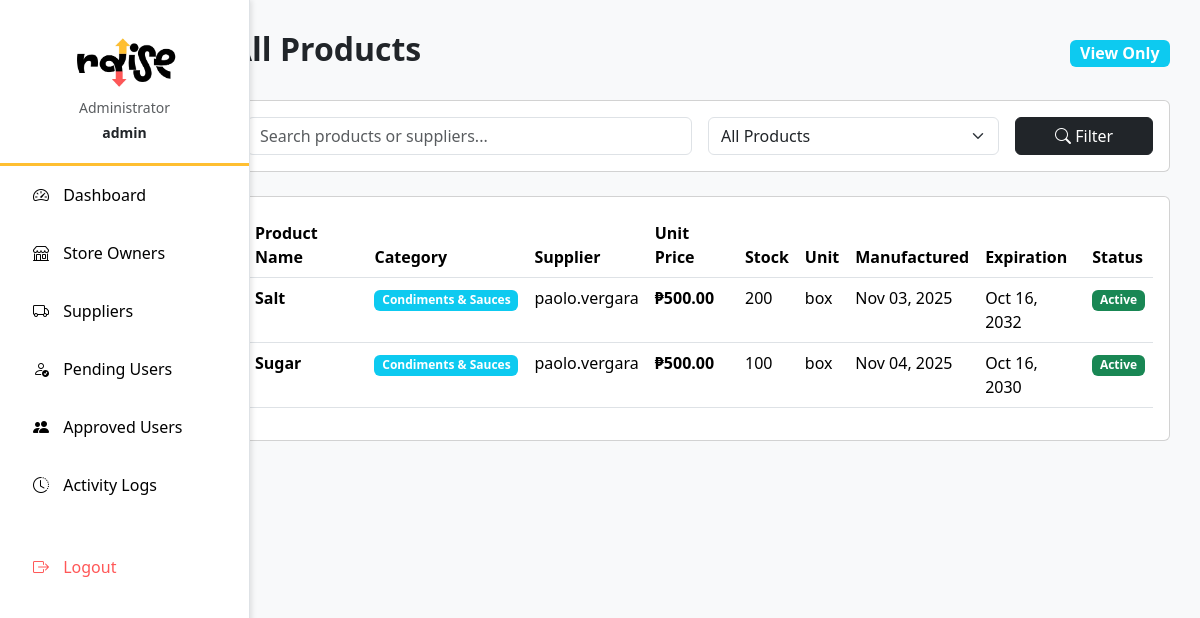
/sysadmin/products/ (signed in), run on the app's committed database.
### myapp/models.py (models this page shows, shortened)
class SupplierProduct(models.Model):
    CATEGORY_CHOICES = [
        ('beverages', 'Beverages'),
        ('canned_goods', 'Canned Goods'),
        ('condiments', 'Condiments & Sauces'),
        ('dairy', 'Dairy Products'),
        ('snacks', 'Snacks & Chips'),
        ('instant_noodles', 'Instant Noodles'),
        ('rice_grains', 'Rice & Grains'),
        ('cooking_oil', 'Cooking Oil'),
        ('personal_care', 'Personal Care'),
        ('household', 'Household Items'),
        ('frozen', 'Frozen Foods'),
        ('bread_bakery', 'Bread & Bakery'),
        ('candy_sweets', 'Candy & Sweets'),
        ('cigarettes', 'Cigarettes & Tobacco'),
        ('other', 'Other'),
    ]
    UNIT_CHOICES = [
        ('pcs', 'Pieces'),
        ('pack', 'Pack'),
        ('box', 'Box'),
        ('kg', 'Kilogram'),
        ('g', 'Gram'),
        ('liter', 'Liter'),
        ('ml', 'Milliliter'),
        ('bottle', 'Bottle'),
        ('can', 'Can'),
        ('sachet', 'Sachet'),
        ('bag', 'Bag'),
        ('sack', 'Sack'),
        ('dozen', 'Dozen'),
    ]
    supplier = models.ForeignKey(User, on_delete=models.CASCADE, related_name='supplier_products')
    name = models.CharField(max_length=200)
    category = models.CharField(max_length=50, choices=CATEGORY_CHOICES, default='other')
    description = models.TextField(blank=True)
    unit_price = models.DecimalField(max_digits=10, decimal_places=2)
    available_stock = models.IntegerField(default=0)
    minimum_order_quantity = models.IntegerField(default=1)
    unit = models.CharField(max_length=50, choices=UNIT_CHOICES, default='pcs')
    manufactured_date = models.DateField(null=True, blank=True, help_text="Date when the product was manufactured")
    expiration_date = models.DateField(null=True, blank=True, help_text="Date when the product expires")
    is_active = models.BooleanField(default=True)
    low_stock_threshold = models.IntegerField(default=10)
    created_at = models.DateTimeField(auto_now_add=True)
    updated_at = models.DateTimeField(auto_now=True)
    def is_expired(self):
        if self.expiration_date:
            from django.utils import timezone
            return timezone.now().date() > self.expiration_date
        return False
    def days_until_expiration(self):
        if self.expiration_date:
            from django.utils import timezone
            today = timezone.now().date()
            if self.expiration_date >= today:
                return (self.expiration_date - today).days
            else:
                return 0  # Already expired
        return None
    def is_near_expiration(self, days_threshold=7):
        days_left = self.days_until_expiration()
        if days_left is not None:
            return days_left <= days_threshold
        return False
    class Meta:
        ordering = ['name']
        unique_together = ['supplier', 'name']

### myapp/admin_views.py (the view)
    def wrapper(request, *args, **kwargs):
        if not request.user.is_authenticated:
            return redirect('login')
        if not request.user.is_superuser:
            messages.error(request, "Access denied. Admin account required.")
            return redirect('landing')
        return view_func(request, *args, **kwargs)

### myapp/admin_views.py (called while the page is built)
def admin_required(view_func):
    def wrapper(request, *args, **kwargs):
        if not request.user.is_authenticated:
            return redirect('login')
        if not request.user.is_superuser:
            messages.error(request, "Access denied. Admin account required.")
            return redirect('landing')
        return view_func(request, *args, **kwargs)
    return wrapper

@admin_required
def admin_products_list(request):
    products = SupplierProduct.objects.select_related('supplier').all()
    search = request.GET.get('search', '')
    if search:
        products = products.filter(
            Q(name__icontains=search) |
            Q(supplier__first_name__icontains=search) |
            Q(supplier__username__icontains=search)
        )
    status = request.GET.get('status', '')
    if status == 'active':
        products = products.filter(is_active=True)
    elif status == 'inactive':
        products = products.filter(is_active=False)
    context = {
        'products': products,
        'search': search,
        'status': status,
    }
    return render(request, 'admin/products_list.html', context)

### myapp/context_processors.py (called while the page is built)
def notifications_context(request):
    if request.user.is_authenticated:
        return {
            'unread_notifications_count': get_unread_notification_count(request.user),
            'unread_messages_count': get_unread_message_count(request.user),
        }
    return {
        'unread_notifications_count': 0,
        'unread_messages_count': 0,
    }

### myapp/notifications.py (called while the page is built)
def get_unread_notification_count(user):
    return Notification.objects.filter(recipient=user, is_read=False).count()

def get_unread_message_count(user):
    return Message.objects.filter(recipient=user, is_read=False).count()

### myapp/templates/admin/products_list.html (shortened to what this page needs)
{% extends 'admin/base_new.html' %}
{% block content %}
<div class="d-flex justify-content-between align-items-center mb-4">
  <h2 class="fw-bold">All Products</h2>
  <span class="badge bg-info fs-6">View Only</span>
</div>
<div class="card mb-4">
  <div class="card-body">
    <form method="GET" class="row g-3">
      <div class="col-md-6">
        <input type="text" name="search" class="form-control" placeholder="Search products or suppliers..." value="{{ search }}">
      </div>
      <div class="col-md-4">
        <select name="status" class="form-select">
          <option value="">All Products</option>
        </select>
      </div>
      <div class="col-md-2">
        <button type="submit" class="btn btn-dark w-100">
          <i class="bi bi-search"></i> Filter
        </button>
      </div>
    </form>
  </div>
</div>
<div class="card">
  <div class="card-body">
    {% if products %}
      <div class="table-responsive">
        <table class="table table-hover">
          <thead>
            <tr>
              <th>Product Name</th>
              <th>Category</th>
              <th>Supplier</th>
              <th>Unit Price</th>
              <th>Stock</th>
              <th>Unit</th>
              <th>Manufactured</th>
              <th>Expiration</th>
              <th>Status</th>
            </tr>
          </thead>
          <tbody>
            {% for product in products %}
            <tr>
              <td><strong>{{ product.name }}</strong></td>
              <td><span class="badge bg-info">{{ product.get_category_display }}</span></td>
              <td>{{ product.supplier.username }}</td>
              <td><strong>₱{{ product.unit_price|floatformat:2 }}</strong></td>
              <td>{{ product.available_stock }}</td>
              <td>{{ product.unit }}</td>
              <td>
                {% if product.manufactured_date %}
                  {{ product.manufactured_date|date:"M d, Y" }}
                {% else %}
                  <span class="text-muted">-</span>
                {% endif %}
              </td>
              <td>
                {% if product.expiration_date %}
                  {% if product.is_expired %}
                    <span class="badge bg-danger">Expired {{ product.expiration_date|date:"M d, Y" }}</span>
                  {% elif product.is_near_expiration %}
                    <span class="badge bg-warning text-dark">{{ product.expiration_date|date:"M d, Y" }}</span>
                  {% else %}
                    {{ product.expiration_date|date:"M d, Y" }}
                  {% endif %}
                {% else %}
                  <span class="text-muted">-</span>
                {% endif %}
              </td>
              <td>
                {% if product.is_active %}
                  <span class="badge bg-success">Active</span>
                {% else %}
                  <span class="badge bg-secondary">Inactive</span>
                {% endif %}
              </td>
            </tr>
            {% endfor %}
          </tbody>
        </table>
      </div>
    {% else %}
      <div class="text-center py-5">
        <i class="bi bi-box-seam text-muted" style="font-size: 4rem;"></i>
        <h4 class="text-muted mt-3">No Products</h4>
        <p class="text-muted">Products will appear here when suppliers add them.</p>
      </div>
    {% endif %}
  </div>
</div>
{% endblock %}

### myapp/templates/admin/base_new.html (shortened to what this page needs)
{% load static %}
<!DOCTYPE html>
<html lang="en">
<head>
  <link href="https://cdn.jsdelivr.net/npm/bootstrap@5.3.3/dist/css/bootstrap.min.css" rel="stylesheet">
  <link href="https://cdn.jsdelivr.net/npm/bootstrap-icons@1.11.3/font/bootstrap-icons.css" rel="stylesheet">
</head>
<body>
  <div class="container-fluid">
    <div class="row">
      <nav class="col-md-2 d-md-block sidebar p-0" id="sidebar">
        <div class="pt-3">
          <div class="logo-container">
            <img src="{% static 'img/raise_logo.png' %}" alt="Raise Logo" class="img-fluid mb-2">
            <p class="text-muted small mb-1">Administrator</p>
            <p class="text-dark small fw-bold mb-0">{{ request.user.username }}</p>
          </div>
          <ul class="nav flex-column">
            <li class="nav-item">
              <a class="nav-link {% if request.resolver_match.url_name == 'admin_dashboard' %}active{% endif %}" href="{% url 'admin_dashboard' %}">
                <i class="bi bi-speedometer2"></i> Dashboard
              </a>
            </li>
            <li class="nav-item">
              <a class="nav-link {% if 'owners' in request.path %}active{% endif %}" href="{% url 'admin_owners_list' %}">
                <i class="bi bi-shop"></i> Store Owners
              </a>
            </li>
            <li class="nav-item">
              <a class="nav-link {% if 'suppliers' in request.path %}active{% endif %}" href="{% url 'admin_suppliers_list' %}">
                <i class="bi bi-truck"></i> Suppliers
              </a>
            </li>
            <li class="nav-item">
              <a class="nav-link {% if 'pending-users' in request.path %}active{% endif %}" href="{% url 'admin_pending_users' %}">
                <i class="bi bi-person-check"></i> Pending Users
              </a>
            </li>
            <li class="nav-item">
              <a class="nav-link {% if 'approved-users' in request.path %}active{% endif %}" href="{% url 'admin_approved_users' %}">
                <i class="bi bi-people-fill"></i> Approved Users
              </a>
            </li>
            <li class="nav-item">
              <a class="nav-link {% if 'logs' in request.path %}active{% endif %}" href="{% url 'admin_activity_logs' %}">
                <i class="bi bi-clock-history"></i> Activity Logs
              </a>
            </li>
            <li class="nav-item mt-4">
              <a class="nav-link text-danger" href="{% url 'logout' %}">
                <i class="bi bi-box-arrow-right"></i> Logout
              </a>
            </li>
          </ul>
        </div>
      </nav>
      <main class="col-md-10 ms-sm-auto main-content">
        {% block content %}{% endblock %}
      </main>
    </div>
  </div>
</body>
</html>

### data on the page
SupplierProduct: name "Salt", category "Condiments & Sauces", supplier.username "paolo.vergara", unit_price "500.00", available_stock "200", unit "box", manufactured_date "Nov 03, 2025", expiration_date "Oct 16, 2032", is_active "Active"
SupplierProduct: name "Sugar", category "Condiments & Sauces", supplier.username "paolo.vergara", unit_price "500.00", available_stock "100", unit "box", manufactured_date "Nov 04, 2025", expiration_date "Oct 16, 2030", is_active "Active"

### other printed values
{{ request.user.username }} "admin"
